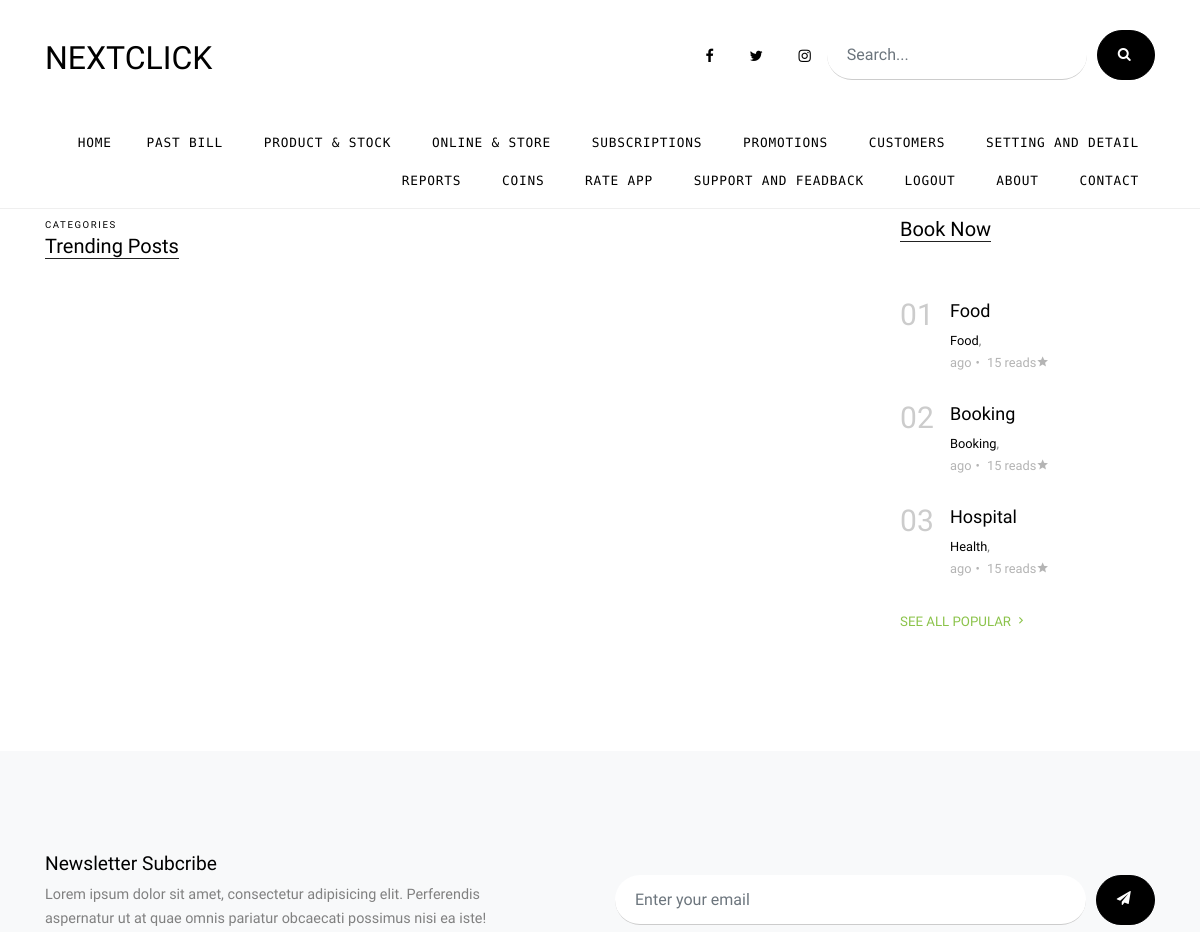
The page /view_all/trending (upper part) on the database as committed earlier.
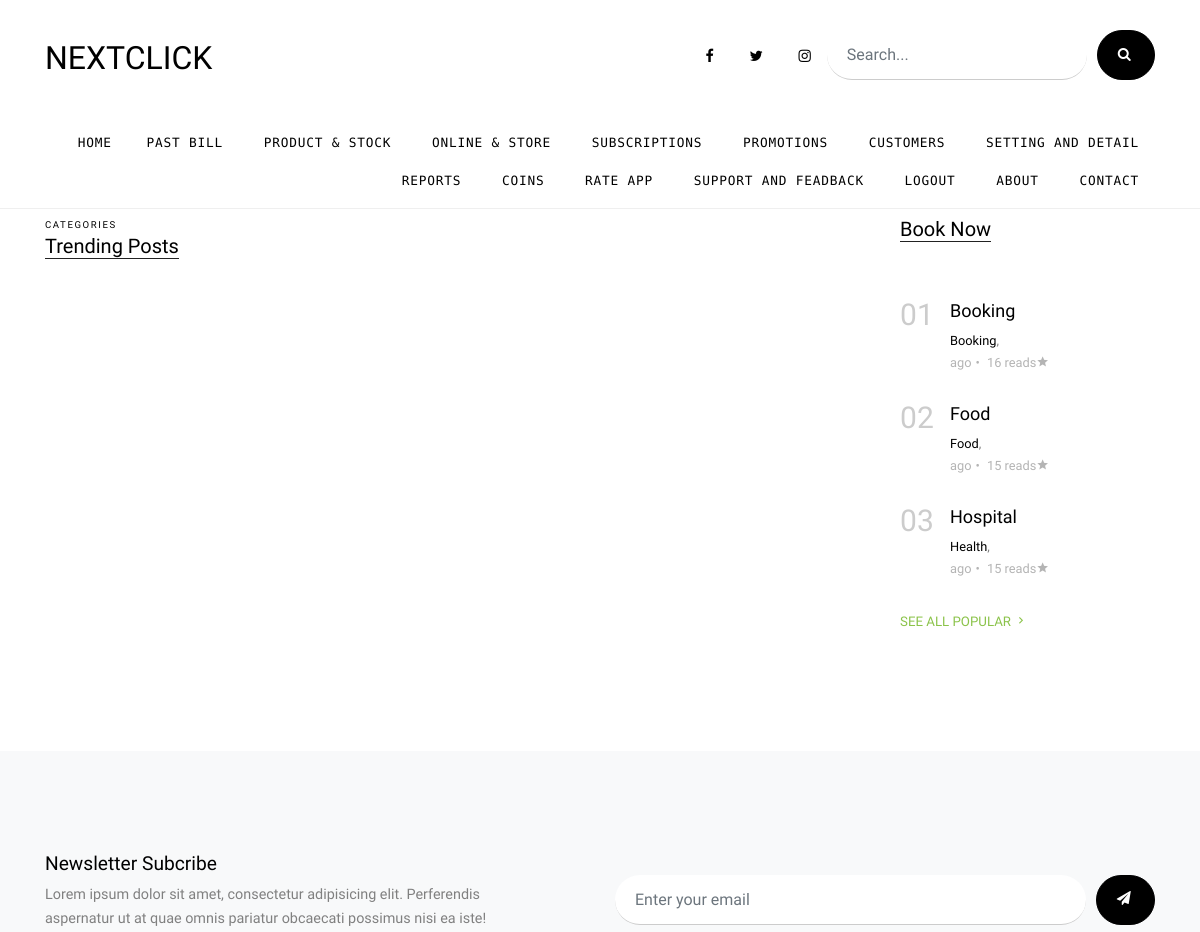
The same page on the database as committed later.
### blog/models.py (models this page shows, shortened)
class Post(models.Model):
    title = models.CharField(max_length=50)
    overview = models.TextField()
    slug = models.SlugField(null=True, blank=True)
    body_text = RichTextUploadingField(null=True)
    time_upload = models.DateTimeField(auto_now_add=True)
    auther = models.ForeignKey(Author, on_delete=models.CASCADE)
    thumbnail = models.ImageField(upload_to='thumbnails')
    publish = models.BooleanField()
    categories = models.ManyToManyField(Categorie)
    read = models.IntegerField(default=0)
    class Meta:
        ordering = ['-pk']

class Categorie(models.Model):
    title = models.CharField(max_length=20)

### blog/views.py (the view)
# urls.py: path('view_all/<str:query>', view_all, name = 'view_all'),
def view_all(request, query):
    week_ago = datetime.date.today() - datetime.timedelta(days=7)
    acpt = ['trending', 'popular']
    q = query.lower()
    if q in acpt:
        if q == acpt[0]:
            parms = {
                'posts': Post.objects.filter(time_upload__gte=week_ago).order_by('-read'),
                'title': "Trending Posts",
                'pop_post': Post.objects.order_by('-read')[:9],
            }
        elif q == acpt[1]:
            parms = {
                'posts': Post.objects.order_by('-read'),
                'title': "Trending Posts",
                'pop_post': Post.objects.order_by('-read')[:9],
            }
        else:
            pass
    return render(request, 'all.html', parms)

### templates/all.html (shortened to what this page needs)
{% extends 'base.html' %}
  {% block body %}
  {% load static %}
    <div class="site-section">
      <div class="container">
        <div class="row">
          <div class="col-lg-9">
            <div class="section-title">
              <span class="caption d-block small">Categories</span>
              <h2>{{title}}</h2>
            </div>
          </div>
          <div class="col-lg-3">
            <div class="section-title">
              <h2>Book Now</h2>
            </div>
             {% for post in pop_post %}
            <div class="trend-entry d-flex">
              <div class="number align-self-start">0{{forloop.counter}}</div>
              <div class="trend-contents">
                <h2><a href="blog-single.html">{{post.title}}</a></h2>
                <div class="post-meta">
                  <span class="d-block">
                    {% for cat in post.categories.all %}
                      <a href="#">{{cat.title}}</a>,
                    {% endfor %}
                  </span>
                  <span class="date-read">{{post.time_uplaod|timesince}} ago<span class="mx-1">&bullet;</span> {{post.read}} reads<span class="icon-star2"></span></span>
                </div>
              </div>
            </div>
            {% endfor %}
            <p>
              <a href="{% url 'view_all' 'popular' %}" class="more">See All Popular <span class="icon-keyboard_arrow_right"></span></a>
            </p>
          </div>
        </div>
      </div>
    </div>
    <div class="site-section subscribe bg-light">
      <div class="container">
        <form action="#" class="row align-items-center">
          <div class="col-md-5 mr-auto">
            <h2>Newsletter Subcribe</h2>
            <p>Lorem ipsum dolor sit amet, consectetur adipisicing elit. Perferendis aspernatur ut at quae omnis pariatur obcaecati possimus nisi ea iste!</p>
          </div>
          <div class="col-md-6 ml-auto">
            <div class="d-flex">
              <input type="email" class="form-control" placeholder="Enter your email">
              <button type="submit" class="btn btn-secondary" ><span class="icon-paper-plane"></span></button>
            </div>
          </div>
        </form>
      </div>
    </div>
  {% endblock body %}

Rows that differ between the two databases and show on the page:
changed Post "Booking": read "15" → "16"; moves up the list
